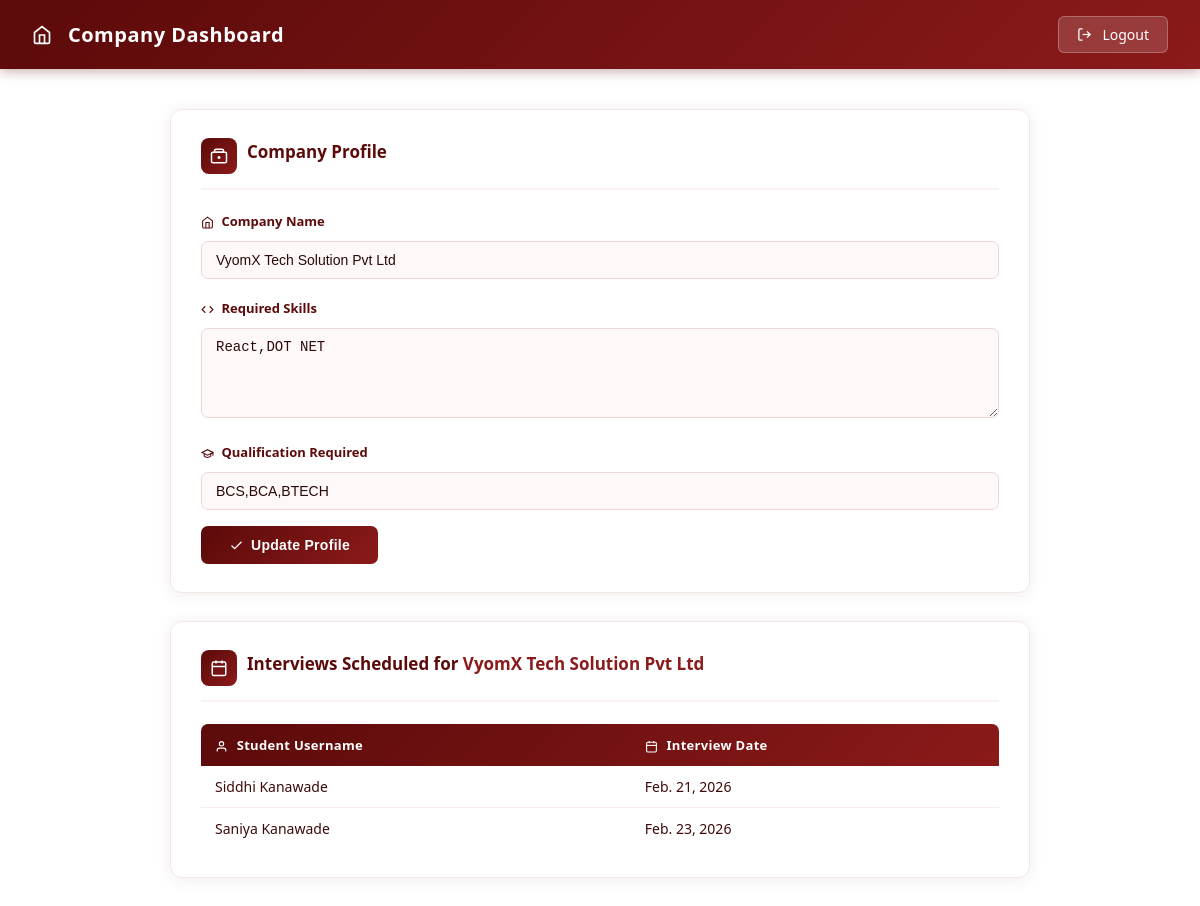
The app's page /company/ (signed in) with its own data.
### main/models.py (models this page shows, shortened)
class Company(models.Model):
    user = models.OneToOneField(User, on_delete=models.CASCADE)
    company_name = models.CharField(max_length=100)
    required_skills = models.TextField()
    qualification_required = models.CharField(max_length=100)

class Interview(models.Model):
    student = models.ForeignKey(Student, on_delete=models.CASCADE)
    company_name = models.CharField(max_length=100)
    interview_date = models.DateField()

class Student(models.Model):
    user = models.OneToOneField(User, on_delete=models.CASCADE)
    name = models.CharField(max_length=100, default="")
    age = models.IntegerField(default=0)
    qualification = models.CharField(max_length=100, default="")
    skills = models.TextField(default="")

### main/views.py (the view, shortened to what this page needs)
# urls.py: path('company/', views.company_dashboard, name='company_dashboard'),
@login_required
def company_dashboard(request):
    try:
        company = Company.objects.get(user=request.user)
    except Company.DoesNotExist:
        return redirect("/")
    interviews = Interview.objects.filter(company_name=company.company_name)
    return render(request, "main/company_dashboard.html", {
        "company": company,
        "interviews": interviews
    })

### main/templates/main/company_dashboard.html (shortened to what this page needs)
{% extends "main/base.html" %}
{% block navbar %}
<div class="navbar">
    <h1>
        <svg width="20" height="20" viewBox="0 0 24 24" fill="none" stroke="currentColor" stroke-width="2" style="vertical-align:middle; margin-right:8px;">
            <path d="M3 9l9-7 9 7v11a2 2 0 0 1-2 2H5a2 2 0 0 1-2-2z"/>
            <polyline points="9 22 9 12 15 12 15 22"/>
        </svg>
        Company Dashboard
    </h1>
    <a href="/logout/">
        <svg width="15" height="15" viewBox="0 0 24 24" fill="none" stroke="currentColor" stroke-width="2" style="vertical-align:middle; margin-right:5px;">
            <path d="M9 21H5a2 2 0 0 1-2-2V5a2 2 0 0 1 2-2h4"/>
            <polyline points="16 17 21 12 16 7"/>
            <line x1="21" y1="12" x2="9" y2="12"/>
        </svg>
        Logout
    </a>
</div>
{% endblock %}
{% block content %}
<div class="card">
    <div class="card-header">
        <div class="icon-box">
        </div>
        <h2>Company Profile</h2>
    </div>
    <form method="post">
        <label>
            <svg width="13" height="13" viewBox="0 0 24 24" fill="none" stroke="currentColor" stroke-width="2" style="vertical-align:middle; margin-right:4px;">
                <path d="M3 9l9-7 9 7v11a2 2 0 0 1-2 2H5a2 2 0 0 1-2-2z"/>
                <polyline points="9 22 9 12 15 12 15 22"/>
            </svg>
            Company Name
        </label>
        <input name="company_name" value="{{ company.company_name }}" required>
        <label>
            <svg width="13" height="13" viewBox="0 0 24 24" fill="none" stroke="currentColor" stroke-width="2" style="vertical-align:middle; margin-right:4px;">
                <polyline points="16 18 22 12 16 6"/>
                <polyline points="8 6 2 12 8 18"/>
            </svg>
            Required Skills
        </label>
        <textarea name="required_skills">{{ company.required_skills }}</textarea>
        <label>
            <svg width="13" height="13" viewBox="0 0 24 24" fill="none" stroke="currentColor" stroke-width="2" style="vertical-align:middle; margin-right:4px;">
                <path d="M22 10v6M2 10l10-5 10 5-10 5z"/>
                <path d="M6 12v5c3 3 9 3 12 0v-5"/>
            </svg>
            Qualification Required
        </label>
        <input name="qualification_required" value="{{ company.qualification_required }}">
        <button type="submit">
            <svg width="15" height="15" viewBox="0 0 24 24" fill="none" stroke="currentColor" stroke-width="2">
                <polyline points="20 6 9 17 4 12"/>
            </svg>
            Update Profile
        </button>
    </form>
</div>
<div class="card">
    <div class="card-header">
        <div class="icon-box">
            <svg width="18" height="18" viewBox="0 0 24 24" fill="none" stroke="currentColor" stroke-width="2">
                <rect x="3" y="4" width="18" height="18" rx="2" ry="2"/>
                <line x1="16" y1="2" x2="16" y2="6"/>
                <line x1="8" y1="2" x2="8" y2="6"/>
                <line x1="3" y1="10" x2="21" y2="10"/>
            </svg>
        </div>
        <h2>
            Interviews Scheduled for
            <span class="company-name-highlight">{{ company.company_name }}</span>
        </h2>
    </div>
    {% if interviews %}
        <table>
            <thead>
                <tr>
                    <th>
                        <svg width="13" height="13" viewBox="0 0 24 24" fill="none" stroke="currentColor" stroke-width="2" style="vertical-align:middle; margin-right:5px;">
                            <path d="M20 21v-2a4 4 0 0 0-4-4H8a4 4 0 0 0-4 4v2"/>
                            <circle cx="12" cy="7" r="4"/>
                        </svg>
                        Student Username
                    </th>
                    <th>
                        <svg width="13" height="13" viewBox="0 0 24 24" fill="none" stroke="currentColor" stroke-width="2" style="vertical-align:middle; margin-right:5px;">
                            <rect x="3" y="4" width="18" height="18" rx="2" ry="2"/>
                            <line x1="16" y1="2" x2="16" y2="6"/>
                            <line x1="8" y1="2" x2="8" y2="6"/>
                            <line x1="3" y1="10" x2="21" y2="10"/>
                        </svg>
                        Interview Date
                    </th>
                </tr>
            </thead>
            <tbody>
                {% for i in interviews %}
                <tr>
                    <td>{{ i.student.user.username }}</td>
                    <td>{{ i.interview_date }}</td>
                </tr>
                {% endfor %}
            </tbody>
        </table>
    {% endif %}
</div>
{% endblock %}

### main/templates/main/base.html (style rules this page uses)
* { margin: 0; padding: 0; box-sizing: border-box; }
body { font-family: 'Segoe UI', sans-serif; background: #ffffff; color: #333; }
.navbar { padding: 15px 30px; display: flex; justify-content: space-between; align-items: center; color: white; }
.navbar h1 { font-size: 20px; display: flex; align-items: center; gap: 8px; }
.navbar a { color: white; text-decoration: none; background: rgba(255,255,255,0.2); padding: 8px 16px; border-radius: 5px; display: flex; align-items: center; gap: 5px; border: 1px solid rgba(255,255,255,0.25); font-size: 14px; transition: background 0.3s; }
.card { background: white; border-radius: 12px; padding: 30px; box-shadow: 0 2px 16px rgba(0,0,0,0.07); margin-bottom: 25px; border: 1px solid #eef0f5; }
.card-header { display: flex; align-items: center; gap: 10px; margin-bottom: 22px; padding-bottom: 14px; border-bottom: 2px solid #f4f6fb; }
.card-header .icon-box { border-radius: 8px; width: 36px; height: 36px; display: flex; align-items: center; justify-content: center; flex-shrink: 0; }
.card-header .icon-box svg { stroke: white; }
.card-header h2 { font-size: 17px; font-weight: 700; margin: 0; }
.card h2 { margin-bottom: 20px; padding-bottom: 10px; }
input, select, textarea { width: 100%; padding: 10px 14px; margin: 6px 0 15px; border: 1.5px solid #e0e4ef; border-radius: 7px; font-size: 14px; background: #f9faff; transition: border 0.3s, box-shadow 0.3s; }
textarea { resize: vertical; min-height: 80px; }
label { font-weight: 600; font-size: 13px; display: flex; align-items: center; gap: 5px; margin-top: 4px; }
button { color: white; border: none; padding: 11px 28px; border-radius: 7px; cursor: pointer; font-size: 14px; font-weight: 600; letter-spacing: 0.3px; transition: opacity 0.3s, transform 0.2s; display: flex; align-items: center; gap: 7px; }
table { width: 100%; border-collapse: collapse; font-size: 14px; }
th { padding: 12px 14px; text-align: left; font-weight: 600; font-size: 13px; letter-spacing: 0.3px; color: white; }
th:first-child { border-radius: 7px 0 0 0; }
th:last-child { border-radius: 0 7px 0 0; }
td { padding: 11px 14px; border-bottom: 1px solid #eee; }
tr:last-child td { border-bottom: none; }

### records on screen
Company: company_name "VyomX Tech Solution Pvt Ltd", required_skills "React,DOT NET", qualification_required "BCS,BCA,BTECH"
Interview: student.user.username "Siddhi Kanawade", interview_date "Feb. 21, 2026"
Interview: student.user.username "Saniya Kanawade", interview_date "Feb. 23, 2026"
